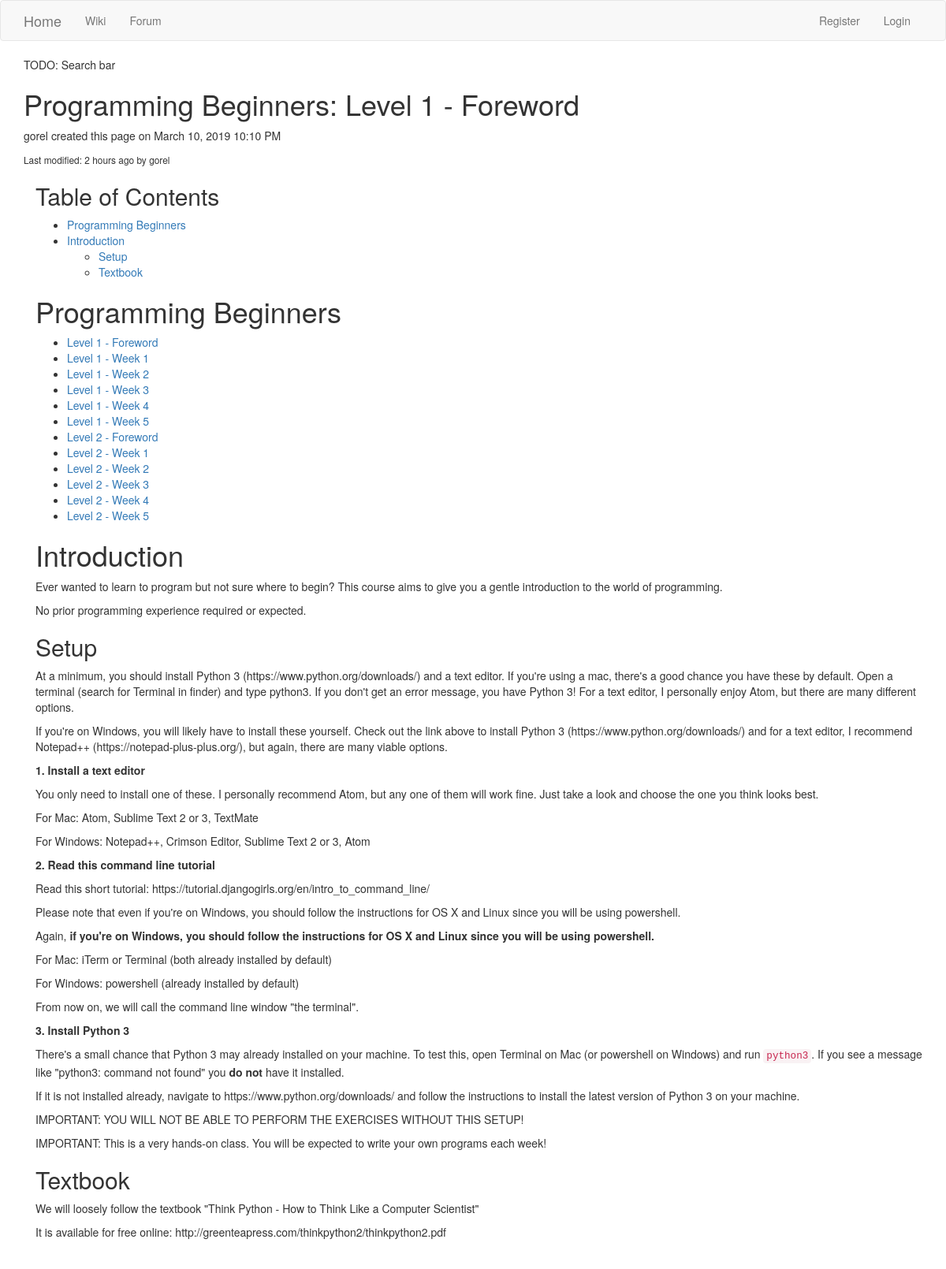
Page /wiki/programming-beginners-level-1-foreword on the committed database.
### personal_site/wiki/models.py (models this page shows, shortened)
class WikiPage(db.Model):
    id = db.Column(db.Integer, primary_key=True)
    idname = db.Column(db.String(64), index=True, unique=True)
    name = db.Column(db.String(64))
    content = db.Column(db.Text)
    created_at = db.Column(db.DateTime)
    last_modified_at = db.Column(db.DateTime)
    creator_id = db.Column(db.Integer, db.ForeignKey("user.id"))
    creator = db.relationship("User", foreign_keys=[creator_id])
    last_editor_id = db.Column(db.Integer, db.ForeignKey("user.id"))
    last_editor = db.relationship("User", foreign_keys=[last_editor_id])
    views = db.Column(db.Integer)
    @property
    def html(self):
        content_with_toc = "\n".join([
            "<h2>Table of Contents</h2>",
            "[TOC]",
            "",
            self.content,
        ])
        return MD.convert(content_with_toc)
    @classmethod
    def get_by_idname_or_404(cls, idname):
        return cls.query.filter_by(idname=idname).first_or_404()

### personal_site/auth/models.py (models this page shows, shortened)
class User(db.Model, flask_login.UserMixin):
    id = db.Column(db.Integer, primary_key=True)
    username = db.Column(db.String(64))
    email = db.Column(db.String(64), index=True, unique=True)
    pw_hash = db.Column(db.String(64))
    email_verified = db.Column(db.Boolean)
    is_admin = db.Column(db.Boolean)
    pw_reset = db.relationship(PasswordReset, backref="user")

### personal_site/wiki/controllers.py (the view)
@wiki.route("/<page_idname>")
def view(page_idname):
    page = models.WikiPage.get_by_idname_or_404(page_idname)
    page.views += 1
    db.session.commit()
    return flask.render_template("wiki/view.html", page=page)

### personal_site/templates/wiki/view.html (shortened to what this page needs)
{% extends "wiki/base.html" %}
{% block wiki_content %}
    <div class="row">
        <h1>
            {{ page.name }}
        </h1>
        <p>{{ page.creator.username }} created this page on {{ moment(page.created_at).format("LLL") }}</p>
        <small>Last modified: {{ moment(page.last_modified_at).fromNow() }} by {{ page.last_editor.username }}</small>
        <div class="container">
            {{ page.html|safe }}
        </div>
{% endblock %}

### rows in the picture
WikiPage: name "Programming Beginners: Level 1 - Foreword", created_at "March 10, 2019 10:10 PM", last_modified_at "2 hours ago", html "Table of Contents Programming Beginners Introduction Setup Textbook Programming Beginners Level 1 - Foreword Level 1 - Week 1 Level 1 - Week 2 Level 1 - Week 3 Level 1 - Week 4 Level 1 - Week 5 Level 2 - Foreword Level 2 - Week 1 Level 2 - Week 2 Level 2 - Week 3 Level 2 - Week 4 Level 2 - Week 5 Introduction Ever wanted to learn to program but not sure where to begin? This course aims to give you a gentle introduction to the world of programming. No prior programming experience required or expected. Setup At a minimum, you should install Python 3 (https://www.python.org/downloads/) and a text editor. If you're using a mac, there's a good chance you have these by default. Open a terminal…"
User: creator.username "gorel", last_editor.username "gorel"
